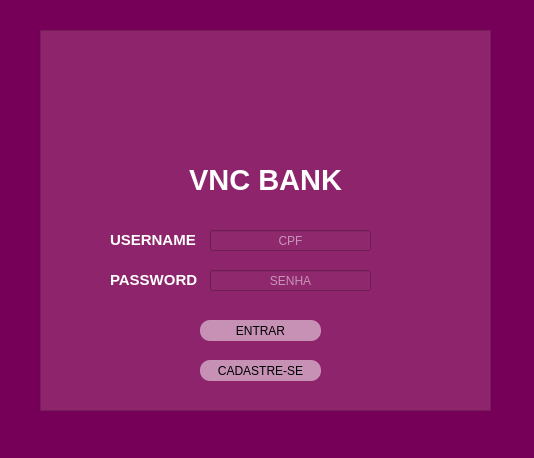
<?xml version="1.0" encoding="UTF-8"?>
<ui version="4.0">
 <class>MainWindow</class>
 <widget class="QMainWindow" name="MainWindow">
  <property name="geometry">
   <rect>
    <x>0</x>
    <y>0</y>
    <width>534</width>
    <height>458</height>
   </rect>
  </property>
  <property name="sizePolicy">
   <sizepolicy hsizetype="Preferred" vsizetype="Preferred">
    <horstretch>0</horstretch>
    <verstretch>0</verstretch>
   </sizepolicy>
  </property>
  <property name="cursor">
   <cursorShape>ArrowCursor</cursorShape>
  </property>
  <property name="windowTitle">
   <string>MainWindow</string>
  </property>
  <property name="styleSheet">
   <string notr="true">background-color: rgb(118, 0, 88)</string>
  </property>
  <widget class="QWidget" name="centralwidget">
   <widget class="QFrame" name="frame">
    <property name="enabled">
     <bool>true</bool>
    </property>
    <property name="geometry">
     <rect>
      <x>40</x>
      <y>30</y>
      <width>451</width>
      <height>381</height>
     </rect>
    </property>
    <property name="sizePolicy">
     <sizepolicy hsizetype="Preferred" vsizetype="Preferred">
      <horstretch>0</horstretch>
      <verstretch>0</verstretch>
     </sizepolicy>
    </property>
    <property name="layoutDirection">
     <enum>Qt::LeftToRight</enum>
    </property>
    <property name="styleSheet">
     <string notr="true">background-color:rgba(145, 40, 109,0.9)</string>
    </property>
    <property name="frameShape">
     <enum>QFrame::StyledPanel</enum>
    </property>
    <property name="frameShadow">
     <enum>QFrame::Raised</enum>
    </property>
    <widget class="QLineEdit" name="lineEdit_username">
     <property name="enabled">
      <bool>true</bool>
     </property>
     <property name="geometry">
      <rect>
       <x>170</x>
       <y>200</y>
       <width>161</width>
       <height>21</height>
      </rect>
     </property>
     <property name="sizePolicy">
      <sizepolicy hsizetype="Preferred" vsizetype="Preferred">
       <horstretch>0</horstretch>
       <verstretch>0</verstretch>
      </sizepolicy>
     </property>
     <property name="layoutDirection">
      <enum>Qt::LeftToRight</enum>
     </property>
     <property name="styleSheet">
      <string notr="true">color : rgb(255, 255, 255)</string>
     </property>
     <property name="alignment">
      <set>Qt::AlignCenter</set>
     </property>
     <property name="dragEnabled">
      <bool>false</bool>
     </property>
     <property name="readOnly">
      <bool>false</bool>
     </property>
     <property name="placeholderText">
      <string>CPF</string>
     </property>
    </widget>
    <widget class="QLabel" name="Username">
     <property name="enabled">
      <bool>true</bool>
     </property>
     <property name="geometry">
      <rect>
       <x>70</x>
       <y>200</y>
       <width>91</width>
       <height>21</height>
      </rect>
     </property>
     <property name="font">
      <font>
       <pointsize>11</pointsize>
       <weight>75</weight>
       <bold>true</bold>
      </font>
     </property>
     <property name="layoutDirection">
      <enum>Qt::LeftToRight</enum>
     </property>
     <property name="styleSheet">
      <string notr="true">background-color:rgb(241, 241, 241)rgb(253, 253, 253)</string>
     </property>
     <property name="frameShadow">
      <enum>QFrame::Raised</enum>
     </property>
     <property name="text">
      <string>&lt;html&gt;&lt;head/&gt;&lt;body&gt;&lt;p&gt;&lt;span style=&quot; color:#ffffff;&quot;&gt;USERNAME&lt;/span&gt;&lt;/p&gt;&lt;/body&gt;&lt;/html&gt;</string>
     </property>
    </widget>
    <widget class="QLineEdit" name="lineEdit_password">
     <property name="enabled">
      <bool>true</bool>
     </property>
     <property name="geometry">
      <rect>
       <x>170</x>
       <y>240</y>
       <width>161</width>
       <height>21</height>
      </rect>
     </property>
     <property name="layoutDirection">
      <enum>Qt::LeftToRight</enum>
     </property>
     <property name="styleSheet">
      <string notr="true">color:rgb(255, 255, 255)</string>
     </property>
     <property name="inputMask">
      <string/>
     </property>
     <property name="text">
      <string/>
     </property>
     <property name="echoMode">
      <enum>QLineEdit::Password</enum>
     </property>
     <property name="alignment">
      <set>Qt::AlignCenter</set>
     </property>
     <property name="placeholderText">
      <string>SENHA</string>
     </property>
    </widget>
    <widget class="QLabel" name="Password">
     <property name="enabled">
      <bool>true</bool>
     </property>
     <property name="geometry">
      <rect>
       <x>70</x>
       <y>240</y>
       <width>91</width>
       <height>21</height>
      </rect>
     </property>
     <property name="font">
      <font>
       <pointsize>11</pointsize>
       <weight>75</weight>
       <bold>true</bold>
      </font>
     </property>
     <property name="layoutDirection">
      <enum>Qt::LeftToRight</enum>
     </property>
     <property name="styleSheet">
      <string notr="true">background-color:rgb(241, 241, 241)rgb(253, 253, 253)</string>
     </property>
     <property name="frameShadow">
      <enum>QFrame::Raised</enum>
     </property>
     <property name="text">
      <string>&lt;html&gt;&lt;head/&gt;&lt;body&gt;&lt;p&gt;&lt;span style=&quot; color:#ffffff;&quot;&gt;PASSWORD&lt;/span&gt;&lt;/p&gt;&lt;/body&gt;&lt;/html&gt;</string>
     </property>
    </widget>
    <widget class="QPushButton" name="pushButton_entrar">
     <property name="enabled">
      <bool>true</bool>
     </property>
     <property name="geometry">
      <rect>
       <x>160</x>
       <y>290</y>
       <width>121</width>
       <height>21</height>
      </rect>
     </property>
     <property name="cursor">
      <cursorShape>PointingHandCursor</cursorShape>
     </property>
     <property name="layoutDirection">
      <enum>Qt::LeftToRight</enum>
     </property>
     <property name="styleSheet">
      <string notr="true">QPushButton{
	color: rgb(0, 0, 0) ;
	background-color : rgba(255,255,255,0.5);
	border-radius: 10px
}


QPushButton:hover{
	color: rgb(255,255,255) ;
	background-color : rgb(0,0,0);
}
</string>
     </property>
     <property name="text">
      <string>ENTRAR</string>
     </property>
     <property name="autoDefault">
      <bool>true</bool>
     </property>
     <property name="default">
      <bool>true</bool>
     </property>
    </widget>
    <widget class="QPushButton" name="pushButton_cadastrar">
     <property name="enabled">
      <bool>true</bool>
     </property>
     <property name="geometry">
      <rect>
       <x>160</x>
       <y>330</y>
       <width>121</width>
       <height>21</height>
      </rect>
     </property>
     <property name="cursor">
      <cursorShape>PointingHandCursor</cursorShape>
     </property>
     <property name="layoutDirection">
      <enum>Qt::LeftToRight</enum>
     </property>
     <property name="styleSheet">
      <string notr="true">
QPushButton{
	color: rgb(0, 0, 0) ;
	background-color : rgba(255,255,255,0.5);
	border-radius: 10px
}


QPushButton:hover{
	color: rgb(255,255,255) ;
	background-color : rgb(0,0,0);
}</string>
     </property>
     <property name="text">
      <string>CADASTRE-SE</string>
     </property>
     <property name="autoDefault">
      <bool>true</bool>
     </property>
     <property name="default">
      <bool>true</bool>
     </property>
    </widget>
    <widget class="QLabel" name="Icon_Login">
     <property name="enabled">
      <bool>true</bool>
     </property>
     <property name="geometry">
      <rect>
       <x>160</x>
       <y>20</y>
       <width>111</width>
       <height>101</height>
      </rect>
     </property>
     <property name="layoutDirection">
      <enum>Qt::LeftToRight</enum>
     </property>
     <property name="styleSheet">
      <string notr="true">background-color:rgb(241, 241, 241)rgb(253, 253, 253)</string>
     </property>
     <property name="frameShadow">
      <enum>QFrame::Raised</enum>
     </property>
     <property name="text">
      <string/>
     </property>
     <property name="pixmap">
      <pixmap>../img/icon_login.png</pixmap>
     </property>
     <property name="scaledContents">
      <bool>true</bool>
     </property>
     <property name="wordWrap">
      <bool>false</bool>
     </property>
    </widget>
    <widget class="QLabel" name="VNCBank">
     <property name="geometry">
      <rect>
       <x>140</x>
       <y>120</y>
       <width>171</width>
       <height>61</height>
      </rect>
     </property>
     <property name="styleSheet">
      <string notr="true">background-color:rgb(241, 241, 241)rgb(253, 253, 253)</string>
     </property>
     <property name="text">
      <string>&lt;html&gt;&lt;head/&gt;&lt;body&gt;&lt;p align=&quot;center&quot;&gt;&lt;span style=&quot; font-size:22pt; font-weight:600; color:#ffffff;&quot;&gt;VNC BANK&lt;/span&gt;&lt;/p&gt;&lt;/body&gt;&lt;/html&gt;</string>
     </property>
    </widget>
    <zorder>Icon_Login</zorder>
    <zorder>lineEdit_username</zorder>
    <zorder>Username</zorder>
    <zorder>lineEdit_password</zorder>
    <zorder>Password</zorder>
    <zorder>pushButton_entrar</zorder>
    <zorder>pushButton_cadastrar</zorder>
    <zorder>VNCBank</zorder>
   </widget>
  </widget>
  <widget class="QStatusBar" name="statusbar"/>
 </widget>
 <tabstops>
  <tabstop>lineEdit_username</tabstop>
  <tabstop>lineEdit_password</tabstop>
  <tabstop>pushButton_entrar</tabstop>
 </tabstops>
 <resources/>
 <connections/>
</ui>
